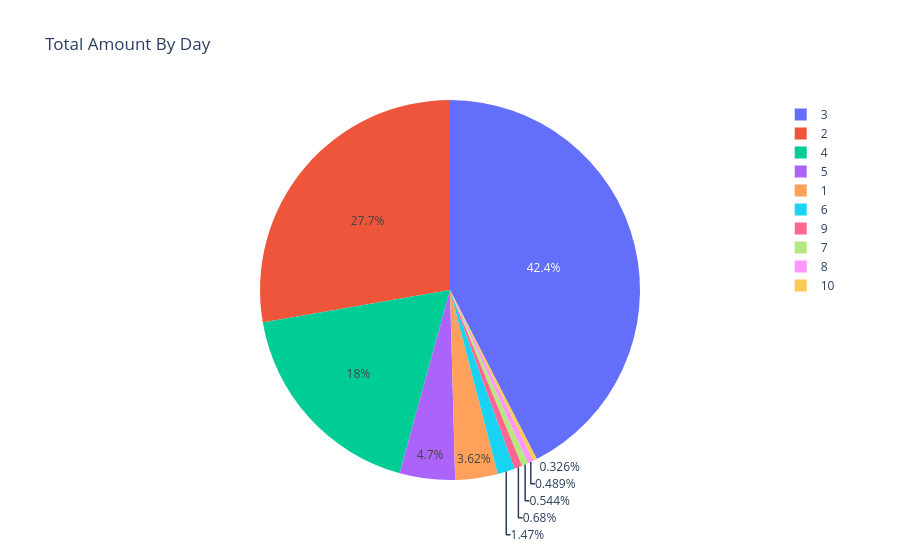

This figure's notebook cell:
### Markdown cell above
# Pie chart bhk filter by sector

### Code cell
fig = px.pie(df, names='bedRoom', title='Total Amount By Day')

fig.show()

### Figure 1 — Plotly figure (JSON) as saved in the notebook; plotly's stock layout.template omitted (floating-point values rounded to 4 significant figures; data arrays with more than 128 entries replaced by an {"elided": "..."} marker saying what was removed)
{"data": [{"domain": {"x": [0, 1], "y": [0, 1]}, "hovertemplate": "bedRoom=%{label}<extra></extra>", "labels": {"elided": "3678 int values"}, "legendgroup": "", "name": "", "showlegend": true, "type": "pie"}], "layout": {"legend": {"tracegroupgap": 0}, "title": {"text": "Total Amount By Day"}}}
